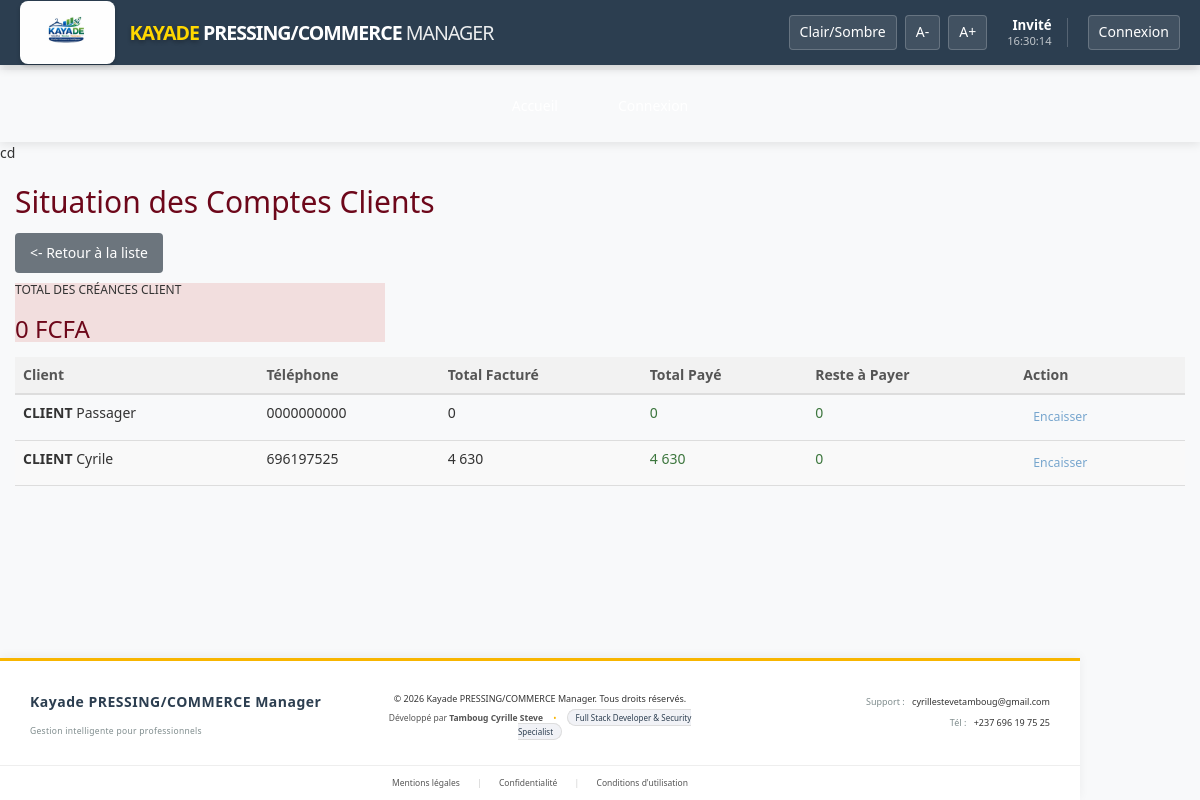
The app's page /pages/clients/comptes_gestion.php, older data.
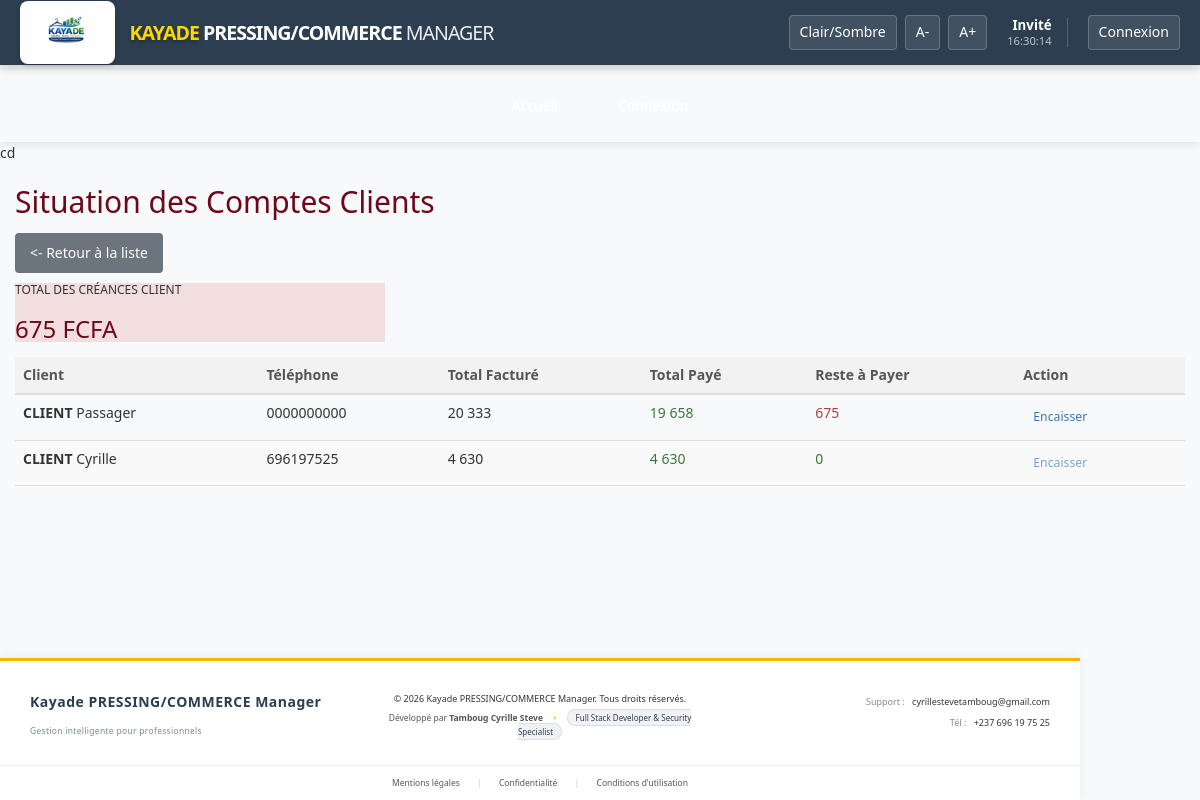
The same page, newer data.
### tables this page shows
CREATE TABLE `clients` (
  `id_client` int(11) NOT NULL,
  `id_parrain` int(11) DEFAULT NULL,
  `nom_client` varchar(100) NOT NULL,
  `prenom_client` varchar(100) DEFAULT NULL,
  `telephone` varchar(20) NOT NULL,
  `email` varchar(100) DEFAULT NULL,
  `adresse` text DEFAULT NULL,
  `date_inscription` timestamp NOT NULL DEFAULT current_timestamp(),
  `points_fidelite` int(11) DEFAULT 0,
  `remise_speciale` decimal(5,2) DEFAULT 0.00,
  `notes` text DEFAULT NULL,
  `est_actif` tinyint(1) DEFAULT 1,
  `id_agence` int(11) DEFAULT NULL
);

### pages/clients/comptes_gestion.php (the view, shortened to what this page needs)
<?php
require_once '../../fonctions/database.php';
try {
    $sql = "SELECT
                c.id_client,
                c.nom_client,
                c.prenom_client,
                c.telephone,
                c.points_fidelite,
                IFNULL(SUM(t.montant_total), 0) as total_facture,
                IFNULL(SUM(t.montant_verse), 0) as total_paye,
                (IFNULL(SUM(t.montant_total), 0) - IFNULL(SUM(t.montant_verse), 0)) as solde_du
            FROM clients c
            LEFT JOIN tickets t ON c.id_client = t.id_client
            GROUP BY c.id_client
            ORDER BY solde_du DESC, c.nom_client ASC";
    $stmt = $pdo->query($sql);
    $comptes = $stmt->fetchAll(PDO::FETCH_ASSOC);
} catch (Exception $e) {
    $message = "Erreur de calcul des comptes : " . $e->getMessage();
    $message_type = 'danger';
}
include '../../templates/header.php';
include '../../templates/navigation.php';
?>
<div class="container-fluid mt-4">
    <div class="d-flex justify-content-between align-items-center mb-4">
        <h2><i class="fas fa-file-invoice-dollar text-primary"></i> Situation des Comptes Clients</h2>
        <a href="index.php" class="btn btn-secondary">
            <- Retour à la liste
        </a>
    </div>
    <div class="row">
        <?php
            $total_dettes = array_sum(array_column($comptes, 'solde_du'));
        ?>
        <div class="col-md-4 mb-4">
            <div class="card bg-danger text-white shadow">
                <div class="card-body">
                    <h6 class="card-title text-uppercase">Total des Créances Client</h6>
                    <h3 class="fw-bold"><?= number_format($total_dettes, 0, ',', ' '); ?> FCFA</h3>
                </div>
            </div>
        </div>
    </div>
    <div class="card shadow">
        <div class="card-body p-0">
            <div class="table-responsive">
                <table class="table table-hover mb-0 align-middle">
                    <thead class="table-light">
                        <tr>
                            <th>Client</th>
                            <th>Téléphone</th>
                            <th class="text-end">Total Facturé</th>
                            <th class="text-end">Total Payé</th>
                            <th class="text-end">Reste à Payer</th>
                            <th class="text-center">Action</th>
                        </tr>
                    </thead>
                    <tbody>
                        <?php foreach ($comptes as $compte): ?>
                            <?php
                                $status_class = ($compte['solde_du'] > 0) ? 'text-danger fw-bold' : 'text-success';
                            ?>
                            <tr>
                                <td>
                                    <strong><?= htmlspecialchars(strtoupper($compte['nom_client'])); ?></strong>
                                    <?= htmlspecialchars($compte['prenom_client']); ?>
                                </td>
                                <td><?= htmlspecialchars($compte['telephone']); ?></td>
                                <td class="text-end"><?= number_format($compte['total_facture'], 0, ',', ' '); ?></td>
                                <td class="text-end text-success"><?= number_format($compte['total_paye'], 0, ',', ' '); ?></td>
                                <td class="text-end <?= $status_class; ?>">
                                    <?= number_format($compte['solde_du'], 0, ',', ' '); ?>
                                </td>
                                <td class="text-center">
                                    <a href="../tickets/nouveau_paiement.php?id_client=<?= $compte['id_client']; ?>"
                                       class="btn btn-sm btn-outline-primary <?= ($compte['solde_du'] <= 0) ? 'disabled' : ''; ?>">
                                        Encaisser
                                    </a>
                                </td>
                            </tr>
                        <?php endforeach; ?>
                    </tbody>
                </table>
            </div>
        </div>
    </div>
</div>
<?php include '../../templates/footer.php'; ?>

Row changes from the older to the newer data that the page shows:
changed clients "Passager": total_facture "0" → "20 333"; total_paye "0" → "19 658"; solde_du "0" → "675"
changed clients: prenom_client "Cyrile" → "Cyrille"
Text that changed along with them:
$total_dettes: "0" → "675"
